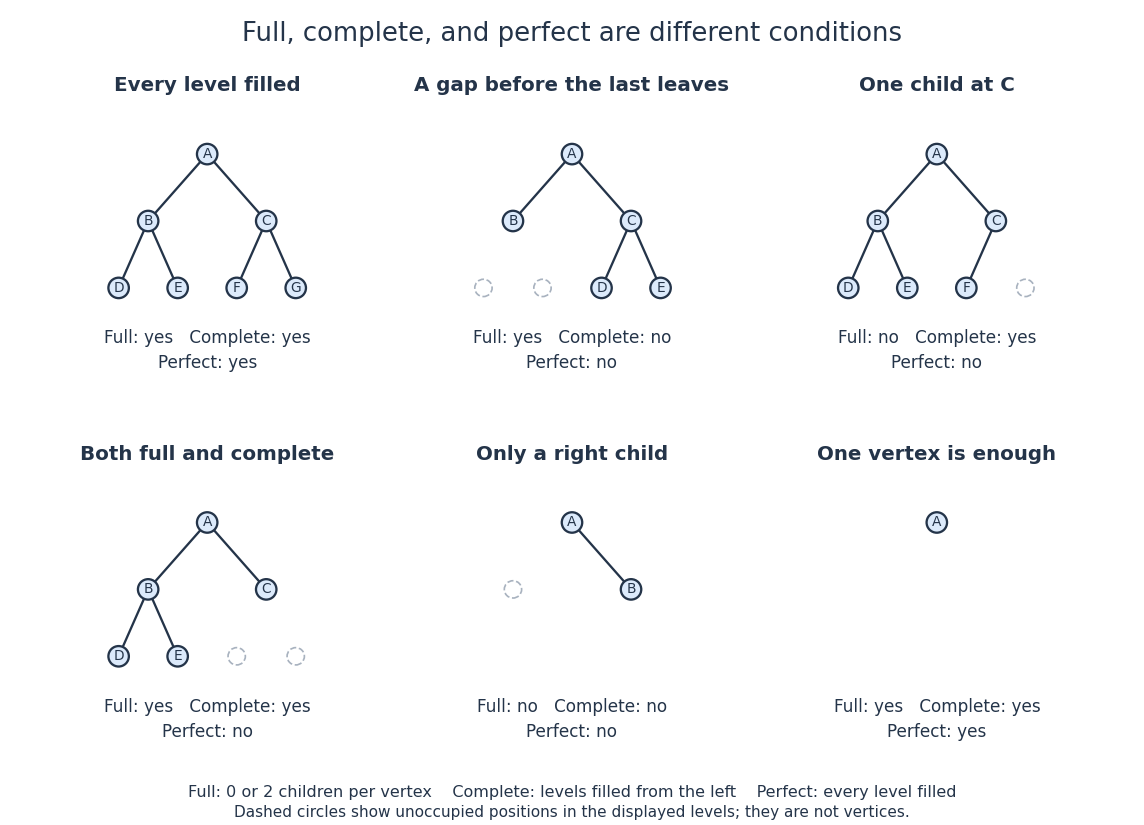

The Python source for this figure:
"""Draw independent examples of three tree shape conditions.

Tested with Python 3.14 and matplotlib 3.10.7. Integer positions encode
left/right paths, rather than imposing an ordering on stored values.
"""
from pathlib import Path
import matplotlib.pyplot as plt
from matplotlib.patches import Circle

INK = '#243449'
BLUE = '#dceafb'
GREY = '#a8b2bf'


def position(i):
    depth = i.bit_length() - 1
    offset = i - 2 ** depth
    return (-1.5 + 3 * (offset + 0.5) / 2 ** depth, 2.8 - depth * 0.85)


def panel(ax, occupied, title, verdict):
    ax.set_aspect('equal')
    ax.set_xlim(-1.75, 1.75)
    ax.set_ylim(-0.10, 3.5)
    ax.axis('off')
    ax.set_title(title, fontsize=13, color=INK, fontweight='bold', pad=5)
    depth = max(occupied).bit_length() - 1
    for i in range(1, 2 ** (depth + 1)):
        x, y = position(i)
        if i in occupied:
            if i > 1:
                px, py = position(i // 2)
                ax.plot([px, x], [py, y], color=INK, lw=1.5, zorder=1)
            ax.add_patch(Circle((x, y), 0.13, facecolor=BLUE, edgecolor=INK, lw=1.5, zorder=3))
            ax.text(x, y, chr(64 + sorted(occupied).index(i) + 1), ha='center', va='center',
                    color=INK, fontsize=9, zorder=4)
        else:
            ax.add_patch(Circle((x, y), 0.11, facecolor='white', edgecolor=GREY,
                                linestyle='--', lw=1.1, zorder=2))
    ax.text(0, 0.30, verdict, ha='center', va='center', color=INK, fontsize=11,
            linespacing=1.5)


def main():
    fig, axes = plt.subplots(2, 3, figsize=(10.4, 7.5), facecolor='white')
    examples = [
        ({1, 2, 3, 4, 5, 6, 7}, 'Every level filled', 'Full: yes   Complete: yes\nPerfect: yes'),
        ({1, 2, 3, 6, 7}, 'A gap before the last leaves', 'Full: yes   Complete: no\nPerfect: no'),
        ({1, 2, 3, 4, 5, 6}, 'One child at C', 'Full: no   Complete: yes\nPerfect: no'),
        ({1, 2, 3, 4, 5}, 'Both full and complete', 'Full: yes   Complete: yes\nPerfect: no'),
        ({1, 3}, 'Only a right child', 'Full: no   Complete: no\nPerfect: no'),
        ({1}, 'One vertex is enough', 'Full: yes   Complete: yes\nPerfect: yes'),
    ]
    for ax, (occupied, title, verdict) in zip(axes.flat, examples):
        panel(ax, occupied, title, verdict)
    fig.suptitle('Full, complete, and perfect are different conditions', fontsize=17, color=INK, y=0.975)
    fig.text(0.5, 0.034, 'Full: 0 or 2 children per vertex    Complete: levels filled from the left    Perfect: every level filled',
             ha='center', fontsize=10.5, color=INK)
    fig.text(0.5, 0.010, 'Dashed circles show unoccupied positions in the displayed levels; they are not vertices.',
             ha='center', fontsize=10, color=INK)
    fig.subplots_adjust(left=0.04, right=0.96, top=0.88, bottom=0.09, hspace=0.30, wspace=0.13)
    fig.savefig(Path.cwd() / (Path(__file__).stem + '.png'), dpi=110, facecolor='white', transparent=False)
    plt.close(fig)


if __name__ == '__main__':
    main()
